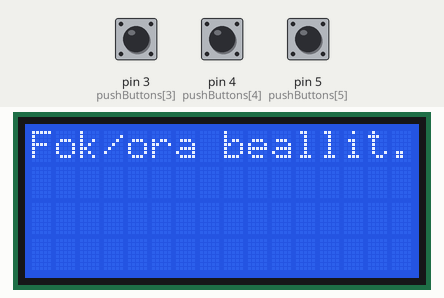
Bench run of a sketch on a simulated Arduino Uno, built with avr-gcc and run on an emulated ATmega328P. On the bench: 16×4 character LCD. The inputs (shaded band) are chosen by the test bench; at power-on: pin 5 (pushButtons[5]) HIGH, pin 3 (pushButtons[3]) HIGH, pin 4 (pushButtons[4]) HIGH.

Above: at 1.2 s.
1.3 s: pin 5 (pushButtons[5]) pulled LOW for 2.65 s
At 3.1 s:
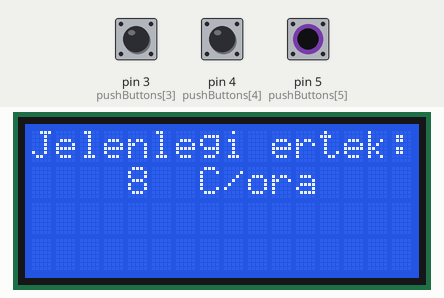
At 5.0 s:
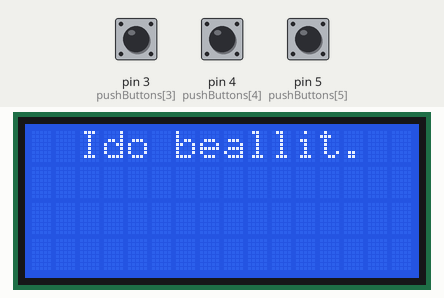
Timing chart, 0 to 6.5 s (numbered marks = the images above; inputs shaded):
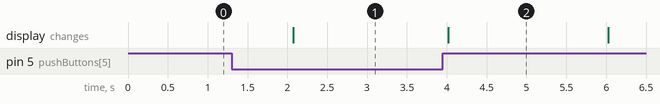

The sketch:

pushbuttons.ino
```cpp
#define defTempr 8;
#define defTempm 120;
#define defHourt 1;
#define defHourm 48;

#include <LiquidCrystal.h>


int pushButtons[]={0, 1, 2, 3, 4, 5};
LiquidCrystal lcd(12, 11, 9, 8, 7, 6);
int tempRaise=defTempr;
int tempHour=defHourt;
int tempMax=defTempm;
int hourMax=defHourm;
int tempr=0;
int temph;
int temptmax;
int temphmax;
int setupFlag;
int i,j,k;

void setup(){
  lcd.begin(16, 4);
  for (i=0;i<5;i++){
    pinMode(pushButtons[i], INPUT);
  }
}


void loop(){
  setupFlag=0;
  voidHourRaise();
  voidTempHour();
  voidMaxTemp();
  voidMaxHour();
  delay(250);

}
//Óránkénti emelkedés értékének a bekérése
void voidHourRaise(){
  lcd.clear();
  lcd.setCursor(0, 0);
  lcd.print("Fok/ora beallit.");
  delay(2000);
  lcd.clear();
  while(digitalRead(pushButtons[5])==LOW){
    lcd.setCursor(0, 0);
    lcd.print("Jelenlegi ertek: ");
    lcd.setCursor(4, 1);
    lcd.print(tempRaise, DEC);
    lcd.setCursor(6, 1);
    lcd.print(" C/ora");
    delay(100);
         if (digitalRead(pushButtons[3])==HIGH){
            tempRaise++;
            lcd.clear();
              }
         if (digitalRead(pushButtons[4])==HIGH && tempRaise>1){
            tempRaise--;
            lcd.clear();
              }
  }

}

void voidTempHour(){
  lcd.clear();
  lcd.setCursor(2, 0);
  lcd.print("Ido beallit.");
  delay(2000);
  lcd.clear();
  while(digitalRead(pushButtons[5])==LOW){
        lcd.setCursor(1, 0);
        lcd.print("Jelenlegi ido: ");
        lcd.setCursor(5, 1);
        lcd.print(tempHour, DEC);
        lcd.setCursor(7, 1);
        lcd.print("ora");
        delay(100);
        if (digitalRead(pushButtons[3])==HIGH){
            tempHour++;
            lcd.clear();
        }
         if (digitalRead(pushButtons[4])==HIGH && tempHour>1){
            tempHour--;
            lcd.clear();
        }
  }

}

void voidMaxTemp(){
  lcd.clear();
  lcd.setCursor(2, 0);
  lcd.print("Max. beallit.");
  delay(2000);
  lcd.clear();
  while(digitalRead(pushButtons[5])==LOW){
    lcd.setCursor(1, 0);
    lcd.print("Jelenlegi max: ");
    lcd.setCursor(5, 1);
    lcd.print(tempMax, DEC);
    lcd.setCursor(8, 1);
    lcd.print("°C");
        delay(100);
        if (digitalRead(pushButtons[3])==HIGH){
            tempMax++;
            lcd.clear();
        }
         if (digitalRead(pushButtons[4])==HIGH && tempMax>1){
            tempMax--;
            lcd.clear();
        }
  }

}

void voidMaxHour(){
  lcd.clear();
  lcd.setCursor(2, 0);
  lcd.print("Max. idotart.");
  delay(2000);
  lcd.clear();
  while(digitalRead(pushButtons[5])==LOW){
    lcd.setCursor(1, 0);
    lcd.print("Jelenlegi max: ");
    lcd.setCursor(4, 1);
    lcd.print(hourMax, DEC);
    lcd.setCursor(6, 1);
    lcd.print("ora");
        delay(100);
        if (digitalRead(pushButtons[3])==HIGH){
            hourMax++;
            lcd.clear();
        }
         if (digitalRead(pushButtons[4])==HIGH && hourMax>1){
            hourMax--;
            lcd.clear();
        }
  }
}
```

Measured:
- after the input at 1.3 s, the display: changes after 0.77 s (image 1)
